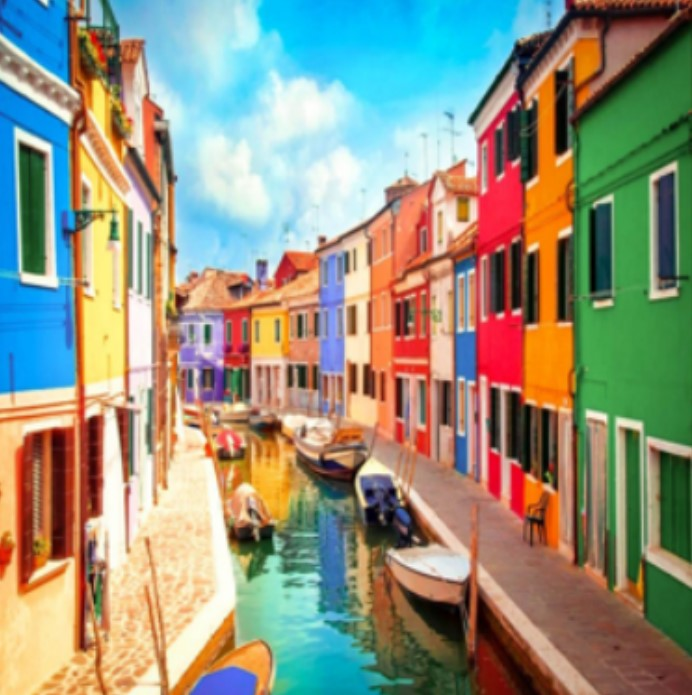
#> input picture pic.jpg, 692 x 695 px
$ python main.py
#> lines starting #> are read from the running program, lines starting #| are printed output that depends on the picture
import os

import numpy as np
import cv2
import matplotlib.pyplot as plt

# Function to initialize centroids randomly
def initialize_centroids(pixels, k):
    np.random.seed(42)
    random_indices = np.random.choice(pixels.shape[0], k, replace=False)
    centroids = pixels[random_indices]
    return centroids

# Function to assign each pixel to the nearest centroid
def assign_pixels_to_centroids(pixels, centroids):
    distances = np.linalg.norm(pixels[:, np.newaxis] - centroids, axis=2)
    return np.argmin(distances, axis=1)

# Function to update centroids by calculating the mean of assigned pixels
def update_centroids(pixels, labels, k):
    new_centroids = np.array([pixels[labels == i].mean(axis=0) for i in range(k)])
    return new_centroids

# K-Means clustering algorithm
def kmeans(pixels, k, max_iters=100):
    centroids = initialize_centroids(pixels, k)
    for i in range(max_iters):
        labels = assign_pixels_to_centroids(pixels, centroids)
        new_centroids = update_centroids(pixels, labels, k)
        if np.all(centroids == new_centroids):
            break
        centroids = new_centroids
    return centroids, labels

# Function to create the quantized image
def create_quantized_image(pixels, labels, centroids, height, width):
    quantized_pixels = centroids[labels]
    quantized_image = quantized_pixels.reshape(height, width, 3)
    return quantized_image

def calculate_compression_ratio(original_image_path, quantized_image_path):
    original_size = os.path.getsize(original_image_path)
    quantized_size = os.path.getsize(quantized_image_path)
    # Calculate compression ratio
    compression_ratio = original_size / quantized_size
    return compression_ratio

# Read the image using OpenCV
image_path = 'pic.jpg'  # Path to your image
image = cv2.imread(image_path)
#> image is the input picture: shape (695, 692, 3); mean B, G, R 126, 146.1, 146.3
image = cv2.cvtColor(image, cv2.COLOR_BGR2RGB)  # Convert from BGR to RGB

# Get image dimensions
height, width, _ = image.shape
#> height = 695; width = 692

# Reshape the image to a 2D array of pixels
pixels = image.reshape(-1, 3)

# Take the number of clusters (k) as input from the user
k = int(input("Enter the number of colors (k): "))
#> the answer given: 3

# Apply K-Means clustering to the image pixels
centroids, labels = kmeans(pixels, k)
#> in initialize_centroids, `centroids = pixels[random_indices]`: centroids = [[173, 140, 125], [233, 2, 36], [107, 61, 37]]
#> centroids = [[135.9, 209.1, 231.1], [80.75, 83.59, 54.25], [215, 152.4, 106.4]]

# Create the quantized image
quantized_image = create_quantized_image(pixels, labels, centroids, height, width)
#> in create_quantized_image, `quantized_image = quantized_pixels.reshape(height, width, 3)`:
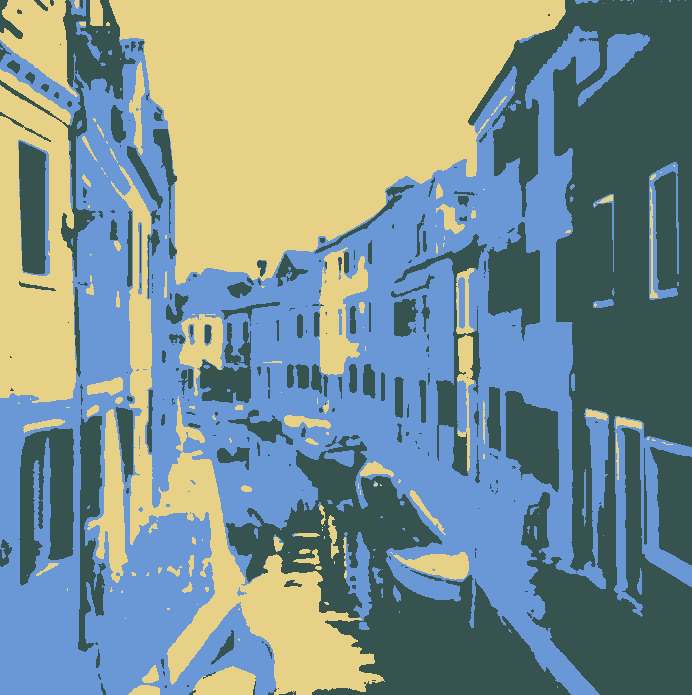
#> quantized_image: shape (695, 692, 3) float64; mean of channels 0, 1, 2 146.3, 146.1, 126; drawn as B, G, R

# Save quantized image
quantized_image_path = f'quantized_image_{k}.png'
quantized_image_bgr = cv2.cvtColor(quantized_image.astype(np.uint8), cv2.COLOR_RGB2BGR)
cv2.imwrite(quantized_image_path, quantized_image_bgr)

# Calculate compression ratio
compression_ratio = calculate_compression_ratio(image_path, quantized_image_path)

# Display the original and quantized images side by side
plt.figure(figsize=(10, 5))

plt.subplot(1, 2, 1)
plt.title('Original Image')
plt.imshow(image)
plt.axis('off')

plt.subplot(1, 2, 2)
plt.title(f'Quantized Image with k={k}')
plt.imshow(quantized_image.astype(np.uint8))
plt.axis('off')

print(f'Compression ratio for K={k}: {compression_ratio:.2f}')
plt.show()
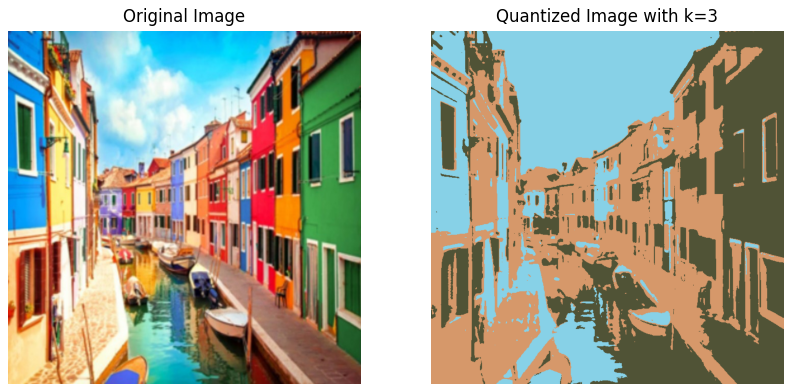
#> figure drawn by matplotlib, 2 panels
